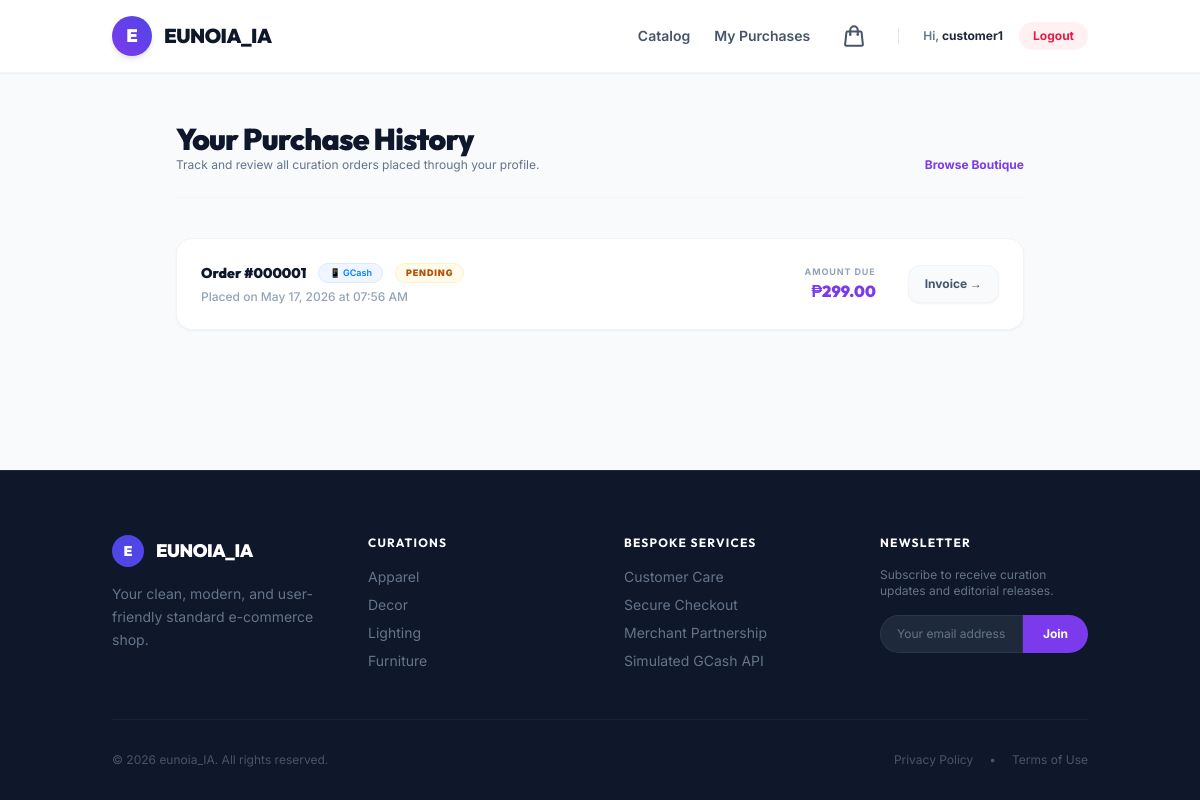
Screenshot of /orders.php (signed in) with the database file from the repository.
### tables this page shows
CREATE TABLE shop_settings (
    id INT PRIMARY KEY,
    shop_name VARCHAR(100),
    shop_description TEXT,
    shop_phone VARCHAR(20),
    shop_email VARCHAR(100),
    shop_logo VARCHAR(255)
);

CREATE TABLE orders (
    id INT AUTO_INCREMENT PRIMARY KEY,
    user_id INT,
    customer_name VARCHAR(100),
    gcash_number VARCHAR(20),
    total DECIMAL(10,2) NOT NULL,
    status VARCHAR(50) DEFAULT 'Pending',
    payment_method VARCHAR(20) DEFAULT 'GCash',
    delivery_address TEXT,
    created_at TIMESTAMP DEFAULT CURRENT_TIMESTAMP,
    FOREIGN KEY (user_id) REFERENCES users(id)
);

### config.php (called while the page is built, shortened)
<?php
$servername = "localhost";
$username   = "root";
$password   = "";
$database   = "eunoia_db";
$conn = mysqli_connect($servername, $username, $password, $database);
$shop_query = @mysqli_query($conn, "SELECT * FROM shop_settings WHERE id = 1");
if ($shop_query && mysqli_num_rows($shop_query) > 0) {
    $shop_settings = mysqli_fetch_assoc($shop_query);
}
?>

### orders.php (the view, shortened to what this page needs)
<?php
include 'config.php';
include 'header.php';
$user_id = $_SESSION['user_id'];
?>
<div class="container mx-auto px-6 py-12 max-w-4xl">
    <div class="mb-10 border-b border-slate-100 pb-6 flex justify-between items-end">
        <div>
            <h1 class="text-3xl font-heading font-black text-secondary-900 tracking-tight">Your Purchase History</h1>
            <p class="text-xs text-slate-500">Track and review all curation orders placed through your profile.</p>
        </div>
        <a href="index.php" class="text-xs font-bold text-primary-600 hover:text-primary-700 transition flex items-center gap-1">
            Browse Boutique
        </a>
    </div>
    <?php
    $stmt = $conn->prepare("SELECT * FROM orders WHERE user_id = ? ORDER BY id DESC");
    $stmt->bind_param("i", $user_id);
    $stmt->execute();
    $res = $stmt->get_result();
    if ($res->num_rows === 0) {
    ?>
        <div class="text-center py-20 bg-white border border-slate-100 rounded-3xl p-8 shadow-sm space-y-6">
            <div class="text-6xl">🛍️</div>
            <h2 class="text-2xl font-heading font-black text-secondary-900">No Orders Placed</h2>
            <p class="text-xs text-slate-500 max-w-sm mx-auto leading-relaxed">You haven't placed any curated orders yet. Head back to the boutique storefront to choose your first pieces.</p>
            <div class="pt-4">
                <a href="index.php" class="bg-primary-600 hover:bg-primary-700 text-white font-bold px-8 py-3 rounded-full text-sm shadow-lg shadow-primary-100 transition-all">
                    Start Shopping
                </a>
            </div>
        </div>
    <?php
    } else {
    ?>
        <div class="space-y-4">
            <?php
            while ($order = $res->fetch_assoc()) {
                $orderId = $order['id'];
                $orderTotal = number_format($order['total'], 2);
                $orderDate = date('F d, Y', strtotime($order['created_at']));
                $orderTime = date('h:i A', strtotime($order['created_at']));
                $orderStatus = htmlspecialchars($order['status']);
                $badgeClass = 'bg-amber-50 border-amber-100 text-amber-700';
                $payBadge = '<span class="inline-block text-[9px] font-semibold text-[#007DFE] bg-blue-50 border border-blue-100 px-2.5 py-0.5 rounded-full">📱 GCash</span>';
            ?>
                <div class="bg-white border border-slate-100 p-6 rounded-2xl shadow-sm hover:shadow-md hover:border-slate-200 transition-all duration-300 flex flex-col md:flex-row md:items-center justify-between gap-6">
                    <div class="space-y-1.5 flex-grow min-w-0">
                        <div class="flex items-center gap-3 flex-wrap">
                            <span class="text-sm font-heading font-black text-secondary-900">Order #<?php echo str_pad($orderId, 6, '0', STR_PAD_LEFT); ?></span>
                            <?php echo $payBadge; ?>
                            <span class="inline-block text-[9px] font-black uppercase tracking-widest px-2.5 py-0.5 rounded-full border <?php echo $badgeClass; ?>">
                                <?php echo $orderStatus; ?>
                            </span>
                        </div>
                        <p class="text-xs text-slate-400 font-medium">Placed on <?php echo $orderDate; ?> at <?php echo $orderTime; ?></p>
                    </div>
                    <div class="flex items-center justify-between md:justify-end gap-8 shrink-0">
                        <div class="text-left md:text-right">
                            <span class="block text-[9px] font-bold text-slate-400 uppercase tracking-widest">Amount Due</span>
                            <span class="font-heading font-black text-primary-600 text-md">₱<?php echo $orderTotal; ?></span>
                        </div>
                        <a href="receipt.php?id=<?php echo $orderId; ?>"
                           class="bg-slate-50 hover:bg-primary-50 text-slate-600 hover:text-primary-700 border border-slate-100 hover:border-primary-100 px-4 py-2.5 rounded-xl text-xs font-bold transition-all duration-300 flex items-center gap-1.5 shadow-sm">
                            Invoice &rarr;
                        </a>
                    </div>
                </div>
            <?php } ?>
        </div>
    <?php } ?>
</div>
<?php include 'footer.php'; ?>

### header.php (shortened to what this page needs)
<?php
$current_page = basename($_SERVER['PHP_SELF']);
$is_auth_page = ($current_page === 'login.php' || $current_page === 'register.php');
$is_seller_page = ($current_page === 'seller_dashboard.php' || $current_page === 'edit-product.php');
?>
<!DOCTYPE html>
<html lang="en" class="h-full">
<head>
    <script src="https://cdn.tailwindcss.com"></script>
</head>
<body class="bg-secondary-50 flex flex-col min-h-screen text-secondary-800">
    <?php
    $shop_logo_path = '';
    ?>
    <?php if ($is_auth_page): ?>
        <header class="bg-white/80 backdrop-blur-md border-b border-slate-100 sticky top-0 z-50">
            <div class="container mx-auto px-6 py-4 flex justify-between items-center">
                <a href="index.php" class="flex items-center gap-3 group">
                    <?php if ($shop_logo_path): ?>
                        <img src="<?php echo $shop_logo_path; ?>" alt="<?php echo htmlspecialchars($shop_settings['shop_name']); ?>" class="h-10 w-10 rounded-full object-cover shadow-md group-hover:scale-105 transition-transform duration-300">
                    <?php else: ?>
                        <div class="h-10 w-10 rounded-full bg-gradient-to-tr from-primary-600 to-indigo-600 flex items-center justify-center text-white font-heading font-black text-lg shadow-md shadow-primary-200 group-hover:scale-105 transition-transform duration-300">
                            <?php echo strtoupper(substr($shop_settings['shop_name'] ?? 'E', 0, 1)); ?>
                        </div>
                    <?php endif; ?>
                    <span class="text-xl font-heading font-black tracking-tight text-secondary-900 group-hover:text-primary-600 transition-colors uppercase">
                        <?php echo htmlspecialchars($shop_settings['shop_name'] ?? 'eunoia_IA'); ?>
                    </span>
                </a>
                <a href="index.php" class="flex items-center gap-1.5 text-sm font-medium text-slate-500 hover:text-primary-600 transition-colors">
                    <svg xmlns="http://www.w3.org/2000/svg" fill="none" viewBox="0 0 24 24" stroke-width="2" stroke="currentColor" class="w-4 h-4">
                        <path stroke-linecap="round" stroke-linejoin="round" d="M15.75 19.5L8.25 12l7.5-7.5" />
                    </svg>
                    Back to Store
                </a>
            </div>
        </header>
    <?php else: ?>
        <header class="bg-white/90 backdrop-blur-md sticky top-0 z-50 shadow-sm border-b border-slate-100">
            <div class="container mx-auto px-6 py-4 flex justify-between items-center gap-4">
                <a href="index.php" class="flex items-center gap-3 group shrink-0">
                    <?php if ($shop_logo_path): ?>
                        <img src="<?php echo $shop_logo_path; ?>" alt="<?php echo htmlspecialchars($shop_settings['shop_name']); ?>" class="h-10 w-10 rounded-full object-cover shadow-md group-hover:scale-105 transition-transform duration-300">
                    <?php else: ?>
                        <div class="h-10 w-10 rounded-full bg-gradient-to-tr from-primary-600 to-indigo-600 flex items-center justify-center text-white font-heading font-black text-lg shadow-md shadow-primary-200 group-hover:scale-105 transition-transform duration-300">
                            <?php echo strtoupper(substr($shop_settings['shop_name'] ?? 'E', 0, 1)); ?>
                        </div>
                    <?php endif; ?>
                    <span class="text-xl font-heading font-black tracking-tight text-secondary-900 group-hover:text-primary-600 transition-colors uppercase">
                        <?php echo htmlspecialchars($shop_settings['shop_name'] ?? 'eunoia_IA'); ?>
                    </span>
                </a>
                <nav class="flex items-center gap-6 shrink-0">
                    <a href="index.php" class="text-sm font-semibold text-slate-600 hover:text-primary-600 transition-colors">Catalog</a>
                    <?php if (isset($_SESSION['role'])): ?>
                        <?php if ($_SESSION['role'] === 'customer'): ?>
                            <a href="orders.php" class="text-sm font-semibold text-slate-600 hover:text-primary-600 transition-colors">My Purchases</a>
                            <a href="cart.php" id="cartIconLink" class="relative group p-2 text-slate-600 hover:text-primary-600 transition-all rounded-full hover:bg-slate-50">
                            </a>
                        <?php endif; ?>
                        <div class="flex items-center gap-4">
                            <span class="text-xs font-semibold text-slate-500 hidden sm:inline">Hi, <span class="text-slate-800 font-bold"><?php echo htmlspecialchars($_SESSION['username']); ?></span></span>
                            <a href="logout.php" class="bg-rose-50 hover:bg-rose-500 text-rose-600 hover:text-white px-3.5 py-1.5 rounded-full text-xs font-bold transition-all duration-300">
                                Logout
                            </a>
                        </div>
                    <?php endif; ?>
                </nav>
            </div>
        </header>
    <?php endif; ?>
    <main class="flex-grow">

### footer.php (shortened to what this page needs)
    </main>
    <footer class="bg-secondary-900 text-slate-400 pt-16 pb-8 border-t border-slate-800">
        <div class="container mx-auto px-6">
            <div class="grid grid-cols-1 md:grid-cols-4 gap-12 mb-12">
                <div class="space-y-4">
                    <div class="flex items-center gap-3">
                        <?php
                        $shop_logo_path = '';
                        if ($shop_logo_path): ?>
                            <img src="<?php echo $shop_logo_path; ?>" alt="<?php echo htmlspecialchars($shop_settings['shop_name']); ?>" class="h-8 max-w-[120px] object-contain">
                        <?php else: ?>
                            <div class="h-8 w-8 rounded-full bg-indigo-600 flex items-center justify-center text-white font-heading font-black text-sm">
                                <?php echo strtoupper(substr($shop_settings['shop_name'] ?? 'E', 0, 1)); ?>
                            </div>
                            <span class="text-lg font-heading font-black tracking-tight text-white uppercase"><?php echo htmlspecialchars($shop_settings['shop_name'] ?? 'eunoia_IA'); ?></span>
                        <?php endif; ?>
                    </div>
                    <p class="text-sm text-slate-500 leading-relaxed">
                        <?php echo htmlspecialchars($shop_settings['shop_description'] ?? 'Your clean, modern, and user-friendly standard e-commerce shop.'); ?>
                    </p>
                </div>
                <div>
                    <h4 class="text-white text-xs font-bold font-heading uppercase tracking-widest mb-4">Curations</h4>
                    <ul class="space-y-2 text-sm text-slate-500">
                        <li><a href="index.php" class="hover:text-primary-600 transition-colors">Apparel</a></li>
                        <li><a href="index.php" class="hover:text-primary-600 transition-colors">Decor</a></li>
                        <li><a href="index.php" class="hover:text-primary-600 transition-colors">Lighting</a></li>
                        <li><a href="index.php" class="hover:text-primary-600 transition-colors">Furniture</a></li>
                    </ul>
                </div>
                <div>
                    <h4 class="text-white text-xs font-bold font-heading uppercase tracking-widest mb-4">Bespoke Services</h4>
                    <ul class="space-y-2 text-sm text-slate-500">
                        <li><a href="#" class="hover:text-primary-600 transition-colors">Customer Care</a></li>
                        <li><a href="#" class="hover:text-primary-600 transition-colors">Secure Checkout</a></li>
                        <li><a href="#" class="hover:text-primary-600 transition-colors">Merchant Partnership</a></li>
                        <li><a href="#" class="hover:text-primary-600 transition-colors">Simulated GCash API</a></li>
                    </ul>
                </div>
                <div class="space-y-4">
                    <h4 class="text-white text-xs font-bold font-heading uppercase tracking-widest mb-4">Newsletter</h4>
                    <p class="text-xs text-slate-500">Subscribe to receive curation updates and editorial releases.</p>
                    <div class="flex">
                        <input type="email" placeholder="Your email address"
                               class="bg-slate-800 border border-slate-700/60 text-white placeholder-slate-500 text-xs px-4 py-2.5 rounded-l-full focus:outline-none focus:border-primary-600 w-full transition-colors">
                        <button class="bg-primary-600 hover:bg-primary-700 text-white font-bold text-xs px-5 py-2.5 rounded-r-full transition-colors duration-300">
                            Join
                        </button>
                    </div>
                </div>
            </div>
            <div class="border-t border-slate-800/60 pt-8 flex flex-col sm:flex-row justify-between items-center gap-4">
                <p class="text-xs text-slate-600">
                    &copy; <?php echo date("Y"); ?> <?php echo htmlspecialchars($shop_settings['shop_name'] ?? 'eunoia_IA'); ?>. All rights reserved.
                </p>
                <div class="flex gap-4 text-xs text-slate-600">
                    <a href="#" class="hover:text-slate-400">Privacy Policy</a>
                    <span>&bull;</span>
                    <a href="#" class="hover:text-slate-400">Terms of Use</a>
                </div>
            </div>
        </div>
    </footer>
</body>
</html>

### header.php (style rules this page uses)
body { font-family: 'Inter', sans-serif; -webkit-font-smoothing: antialiased; }
.font-heading { font-family: 'Outfit', sans-serif; }

### rows the page displays
shop_settings: shop_name "E", shop_name "EUNOIA_IA", shop_description "Your clean, modern, and user-friendly standard e-commerce shop.", shop_name "eunoia_IA"
orders: id "000001", status "PENDING", created_at "May 17, 2026", created_at "07:56 AM", total "299.00"

### other values shown
$_SESSION['username'] "customer1"
